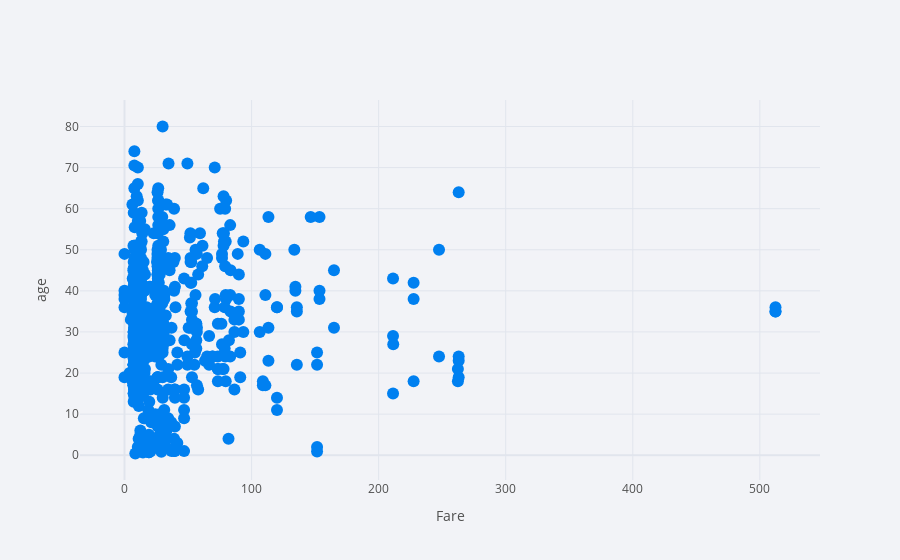

Here is the notebook cell this chart was saved with:
### Code cell
cf.set_config_file(theme = 'polar')
titanic.iplot(x = 'fare', y = 'age',mode = 'markers', xTitle = 'Fare', yTitle = 'age')

### Figure 1 — Plotly figure (JSON) as saved in the notebook; plotly's stock layout.template omitted (floating-point values rounded to 4 significant figures; data arrays with more than 128 entries replaced by an {"elided": "..."} marker saying what was removed)
{"data": [{"line": {"color": "rgba(0, 128, 240, 1.0)", "dash": "solid", "shape": "linear", "width": 1.3}, "marker": {"size": 12, "symbol": "circle"}, "mode": "markers", "name": "age", "text": "", "type": "scatter", "x": {"elided": "891 float values"}, "y": {"elided": "891 mixed values"}}], "layout": {"legend": {"bgcolor": "#F2F3F7", "font": {"color": "#505050"}}, "paper_bgcolor": "#F2F3F7", "plot_bgcolor": "#F2F3F7", "title": {"font": {"color": "#484848"}}, "xaxis": {"gridcolor": "#E1E5ED", "showgrid": true, "tickfont": {"color": "#505050"}, "title": {"font": {"color": "#505050"}, "text": "Fare"}, "zerolinecolor": "#E1E5ED"}, "yaxis": {"gridcolor": "#E1E5ED", "showgrid": true, "tickfont": {"color": "#505050"}, "title": {"font": {"color": "#505050"}, "text": "age"}, "zerolinecolor": "#E1E5ED"}}}
